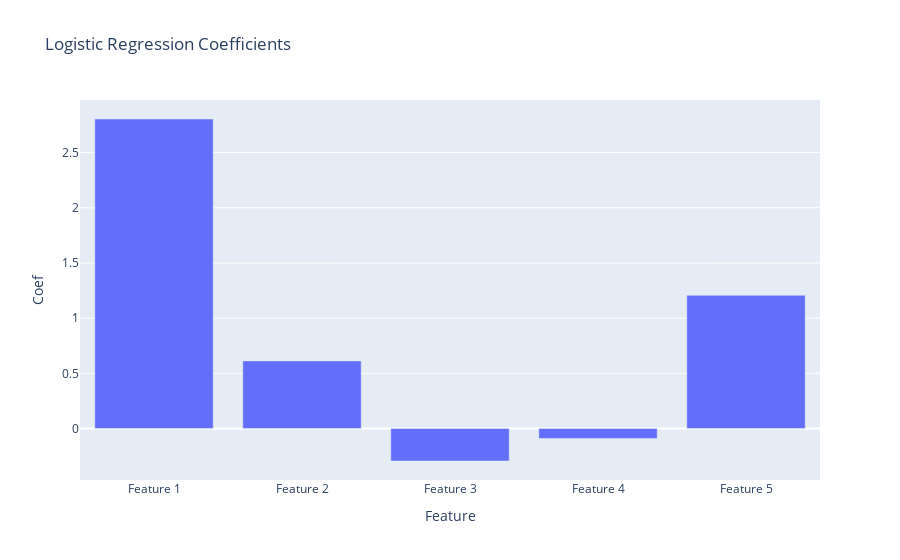

This figure's notebook cell:
### Code cell
# 필요한 라이브러리 임포트
import pandas as pd  # 데이터 처리를 위한 pandas 라이브러리
import numpy as np   # 수치 계산을 위한 numpy 라이브러리
from sklearn.model_selection import train_test_split  # 데이터셋을 학습 데이터와 테스트 데이터로 나누기 위한 함수
from sklearn.impute import SimpleImputer               # 결측치 처리를 위한 SimpleImputer
from sklearn.preprocessing import StandardScaler       # 데이터 표준화를 위한 StandardScaler
from sklearn.pipeline import make_pipeline              # 여러 데이터 전처리 단계를 연결하기 위한 파이프라인 생성
from sklearn.model_selection import GridSearchCV       # 하이퍼파라미터 튜닝과 교차 검증을 위한 GridSearchCV
from sklearn.linear_model import LogisticRegression     # 로지스틱 회귀 모델
from sklearn.metrics import classification_report        # 모델 성능을 평가하기 위한 classification_report
import plotly.express as px                            # 시각화를 위한 Plotly 라이브러리

# 1. 임의의 데이터셋 생성
from sklearn.datasets import make_classification
# make_classification 함수는 이진 분류 문제를 위한 데이터셋을 생성합니다.
# n_samples: 샘플의 수, n_features: 특성의 수, n_informative: 유용한 특성의 수,
# n_redundant: 중복된 특성의 수, n_classes: 분류할 클래스의 수를 지정합니다.
X, Y = make_classification(n_samples=200, n_features=5, n_informative=3, n_redundant=0, n_classes=2, random_state=42)
# 위의 설정으로 200개의 샘플과 5개의 특성을 가진 이진 분류 데이터셋을 생성합니다.

# 2. 데이터셋을 학습용과 테스트용으로 분할
# train_test_split 함수는 데이터를 학습 데이터와 테스트 데이터로 나누는 함수입니다.
# test_size=0.3: 전체 데이터의 30%를 테스트 데이터로 사용하고 나머지 70%는 학습 데이터로 사용합니다.
# random_state: 랜덤 상태를 고정하여 매번 동일한 결과를 얻도록 합니다.
x_train, x_test, y_train, y_test = train_test_split(X, Y, test_size=0.3, random_state=42)

# 3. 파이프라인 생성
# 파이프라인을 사용하면 데이터 전처리 단계와 모델 학습 단계를 하나로 묶어서 관리할 수 있습니다.
model_pipe = make_pipeline(
    SimpleImputer(strategy='median'),  # 결측치를 중앙값으로 대체합니다.
    StandardScaler(),                  # 특성을 표준화하여 각 특성이 평균 0, 표준편차 1이 되도록 변환합니다.
    LogisticRegression()               # 로지스틱 회귀 모델을 포함합니다.
)

# 4. 하이퍼파라미터 튜닝을 위한 그리드 검색 설정
# 하이퍼파라미터는 모델 학습의 성능을 조정하는 매개변수입니다.
hp = {
    'logisticregression__solver': ['lbfgs', 'saga', 'newton-cg'],  # 사용할 최적화 알고리즘
    'logisticregression__C': [0.01, 0.1, 1, 1.5],                   # 규제 강도를 조정하는 C 값
    'logisticregression__class_weight': ['balanced']                 # 클래스 불균형 문제를 해결하기 위해 가중치를 자동으로 조정합니다.
}

# 5. GridSearchCV를 사용하여 하이퍼파라미터 튜닝 및 교차 검증
# GridSearchCV는 주어진 하이퍼파라미터 조합에 대해 모델을 학습하고 성능을 평가합니다.
# cv=4: 4겹 교차 검증을 통해 모델을 평가합니다.
# scoring='f1': F1 점수를 기준으로 최적의 하이퍼파라미터 조합을 선택합니다.
grid_model = GridSearchCV(model_pipe, param_grid=hp, cv=4, scoring='f1', n_jobs=-1)

# 6. 모델 학습
# fit 메서드를 사용하여 학습 데이터로 모델을 학습합니다.
grid_model.fit(x_train, y_train)

# 7. 최적 모델 선택
# best_estimator_ 속성을 사용하여 하이퍼파라미터 튜닝을 통해 선택된 최적의 모델을 가져옵니다.
best_model = grid_model.best_estimator_
print("최적의 모델:", best_model)

# 8. 평가: 학습 데이터와 테스트 데이터에 대해 예측 수행
y_train_pred = best_model.predict(x_train)   # 학습 데이터에 대한 예측
y_test_pred = best_model.predict(x_test)     # 테스트 데이터에 대한 예측

# 9. 성능 평가 출력
# classification_report 함수를 사용하여 모델의 성능을 평가합니다.
# 여기서는 정밀도(precision), 재현율(recall), F1 점수 등을 제공합니다.
print('학습 성능 : ', classification_report(y_train, y_train_pred))  # 학습 데이터에 대한 성능 보고서 출력
print('일반화 성능 : ', classification_report(y_test, y_test_pred))  # 테스트 데이터에 대한 성능 보고서 출력

# 10. 회귀 계수 추출 및 데이터프레임 생성
# 최적 모델에서 회귀 계수를 추출하여 데이터프레임으로 만듭니다.
df_coef = pd.DataFrame()                              # 빈 데이터프레임 생성
df_coef['Coef'] = best_model.named_steps['logisticregression'].coef_[0]  # 회귀 계수를 가져옵니다.
df_coef['Feature'] = [f'Feature {i+1}' for i in range(X.shape[1])]  # 특성 이름 생성 (Feature 1, Feature 2 등)

# 11. 회귀 계수 설명
# 로지스틱 회귀의 경우, 각 계수는 해당 특성이 종속 변수 Y에 미치는 영향을 나타냅니다.
# 계수가 양수인 경우, 해당 X의 증가는 Y에 속할 확률이 증가함을 의미합니다.
# 계수가 음수인 경우, 해당 X의 증가는 Y에 속하지 않을 확률이 증가함을 의미합니다.

# 12. 회귀 계수 시각화
# Plotly를 사용하여 회귀 계수를 시각적으로 표현합니다.
fig = px.bar(df_coef, x='Feature', y='Coef', title='Logistic Regression Coefficients')
fig.show()

### Figure 1 — Plotly figure (JSON) as saved in the notebook; plotly's stock layout.template omitted (floating-point values rounded to 4 significant figures)
{"data": [{"alignmentgroup": "True", "hovertemplate": "Feature=%{x}<br>Coef=%{y}<extra></extra>", "legendgroup": "", "marker": {"color": "#636efa", "pattern": {"shape": ""}}, "name": "", "offsetgroup": "", "orientation": "v", "showlegend": false, "textposition": "auto", "type": "bar", "x": ["Feature 1", "Feature 2", "Feature 3", "Feature 4", "Feature 5"], "xaxis": "x", "y": [2.805, 0.6127, -0.2945, -0.08988, 1.207], "yaxis": "y"}], "layout": {"barmode": "relative", "legend": {"tracegroupgap": 0}, "title": {"text": "Logistic Regression Coefficients"}, "xaxis": {"anchor": "y", "domain": [0, 1], "title": {"text": "Feature"}}, "yaxis": {"anchor": "x", "domain": [0, 1], "title": {"text": "Coef"}}}}
